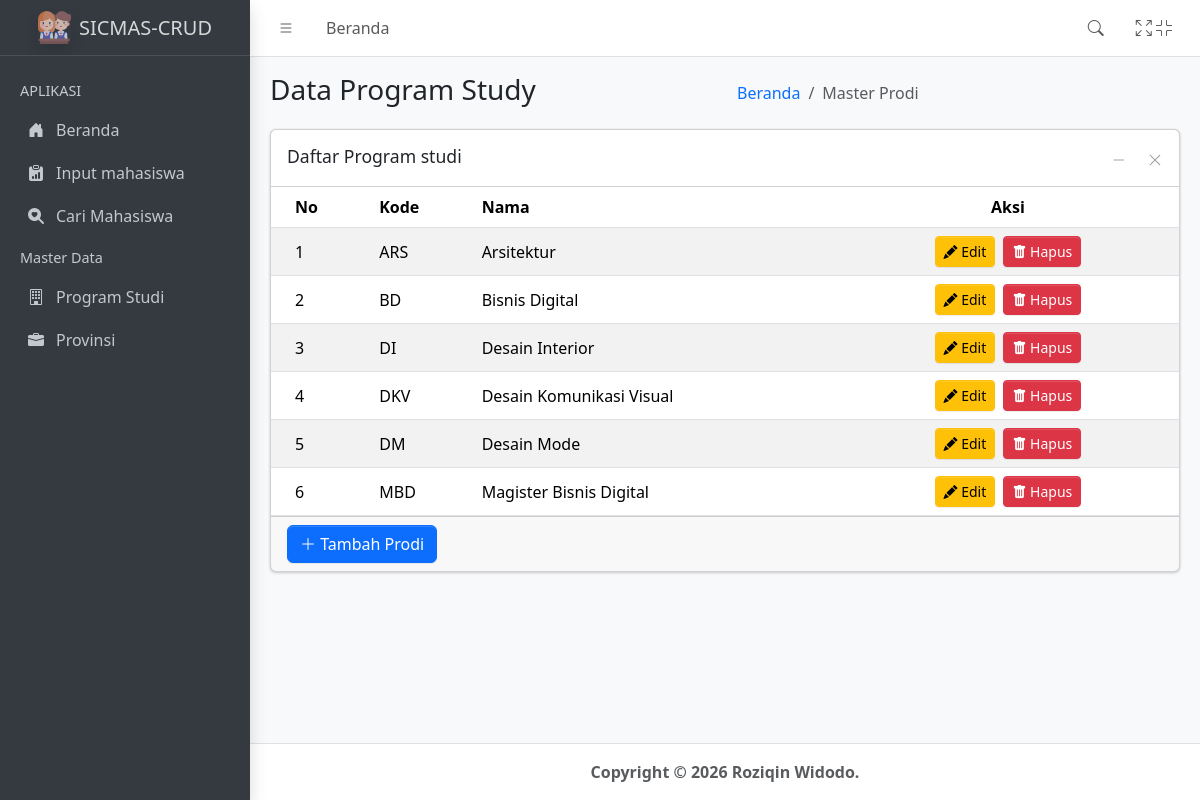
Page /crud-mahasiswa/master-prodi-list.php on the committed database.
### tables this page shows
CREATE TABLE `tb_prodi` (
  `kode_prodi` char(10) NOT NULL,
  `nama_prodi` char(50) NOT NULL,
  PRIMARY KEY (`kode_prodi`)
);

### crud-mahasiswa/config/db-config.php (called while the page is built, shortened)
<?php
class Database{
    private $db_host = "db";
    private $db_user = "root";
    private $db_pass = "root";
    private $db_name = "belajar-php-db";
    public function getConnection(){
        try{
            $this->conn = new mysqli(
                $this->db_host,
                $this->db_user,
                $this->db_pass,
                $this->db_name
            );
        }catch(Exception $e){
            die("Connection Error : ". $e->getMessage);
        }
    }
}

### crud-mahasiswa/config/master.php (called while the page is built, shortened)
<?php
include_once 'db-config.php';
class MasterData extends Database{
    public function getProdi(){
        $query = "SELECT * FROM tb_prodi";
        $result = $this->conn->query($query);
        $prodi = [];
        if($result->num_rows > 0){
            while($row = $result->fetch_assoc()){
                $prodi [] = [
                    'id' => $row['kode_prodi'],
                    'nama' => $row['nama_prodi']
                ];
            }
        }
        return $prodi;
    }
}

### crud-mahasiswa/master-prodi-list.php (the view, shortened to what this page needs)
<?php
include_once 'config/master.php';
$master = new masterData();
$dataProdi = $master->getProdi();
?>
<!DOCTYPE html>
<html lang="en">
<head>
    <?php include'template/header.php'; ?>
</head>
<body class="layout-fixed fixed-header fixed-footer sidebar-expand-lg sidebar-open bg-body-tertiary">
    <div class="app-wrapper">
        <?php
            include 'template/navbar.php';
            include 'template/sidebar.php';
        ?>
        <main class="app-main">
            <div class="app-content-header">
                <div class="container-fluid">
                    <div class="row">
                        <div class="col-sm-6">
                            <h3 class="mb-0">Data Program Study</h3>
                        </div>
                        <div class="col-sm-6">
                            <ol class="breadcrumb" float-sm-end>
                                <li class="breadcrumb-item">
                                    <a href="index.php">Beranda</a>
                                </li>
                                <li class="breadcrumb-item active" aria-current="page">Master Prodi</li>
                            </ol>
                        </div>
                    </div>
                </div>
            </div>
            <div class="app-content">
                <div class="container-fluid">
                    <div class="row">
                        <div class="col-12">
                            <div class="card">
                                <div class="card-header">
                                    <h3 class="card-title">Daftar Program studi</h3>
                                    <div class="card-tools">
                                        <button type="button" class="btn btn-tool" data-lte-toggle="card-collapse" title="Collapse">
                                            <i class="bi bi-dash-lg" data-lte-icon="collapse"></i>
                                        </button>
                                        <button type="button" class="btn btn-tool" data-lte-toggle="card-remove" title="Remove">
                                            <i class="bi bi-x-lg"></i>
                                        </button>
                                    </div>
                                </div>
                                <div class="card-body p-0 table-responsive">
                                    <table class="table table-striped" role="table">
                                        <thead>
                                            <tr>
                                                <th>No</th>
                                                <th>Kode</th>
                                                <th>Nama</th>
                                                <th class="text-center">Aksi</th>
                                            </tr>
                                        </thead>
                                        <tbody>
                                            <?php
                                                if(count($dataProdi) == 0){
                                                    echo '<tr class="align-middle">
                                                    <td colspan="4" class="text-center">Tidak ada data Prodi</td>
                                                    </tr>';
                                                }else{
                                                    foreach($dataProdi as $index => $prodi){
                                                        echo '<tr class="align-middle">
                                                        <td>'.($index + 1).'</td>
                                                        <td>'.$prodi['id'].'</td>
                                                        <td>'.$prodi['nama'].'</td>
                                                        <td class="text-center">
                                                            <button type="button" class="btn btn-sm btn-warning me-1" onclick="window.location.href=\'master-prodi-edit.php?id='.$prodi['id'].'\'">
                                                                <i class="bi bi-pencil-fill"></i>
                                                                Edit
                                                            </button>
                                                            <button type="button" class="btn btn-sm btn-danger" onclick="if(confirm(\'yakin ingin menghapus data program studi ini???\')){window.location.href=\'proses/proses-prodi.php?aksi=deleteprodi&id='.$prodi['id'].'\'}">
                                                                <i class="bi bi-trash-fill"></i>
                                                                Hapus
                                                            </button>
                                                        </td>
                                                        </tr>';
                                                    }
                                                }
                                            ?>
                                        </tbody>
                                    </table>
                                </div>
                                <div class="card-footer">
                                    <button type="button" class="btn btn-primary" onclick="window.location.href='master-prodi-input.php'">
                                        <i class="bi bi-plus-lg"></i>
                                        Tambah Prodi
                                    </button>
                                </div>
                            </div>
                        </div>
                    </div>
                </div>
            </div>
        </main>
        <?php include'template/footer.php'; ?>
    </div>
</body>
</html>

### rows in the picture
tb_prodi: kode_prodi "ARS", nama_prodi "Arsitektur"
tb_prodi: kode_prodi "BD", nama_prodi "Bisnis Digital"
tb_prodi: kode_prodi "DI", nama_prodi "Desain Interior"
tb_prodi: kode_prodi "DKV", nama_prodi "Desain Komunikasi Visual"
tb_prodi: kode_prodi "DM", nama_prodi "Desain Mode"
tb_prodi: kode_prodi "MBD", nama_prodi "Magister Bisnis Digital"
